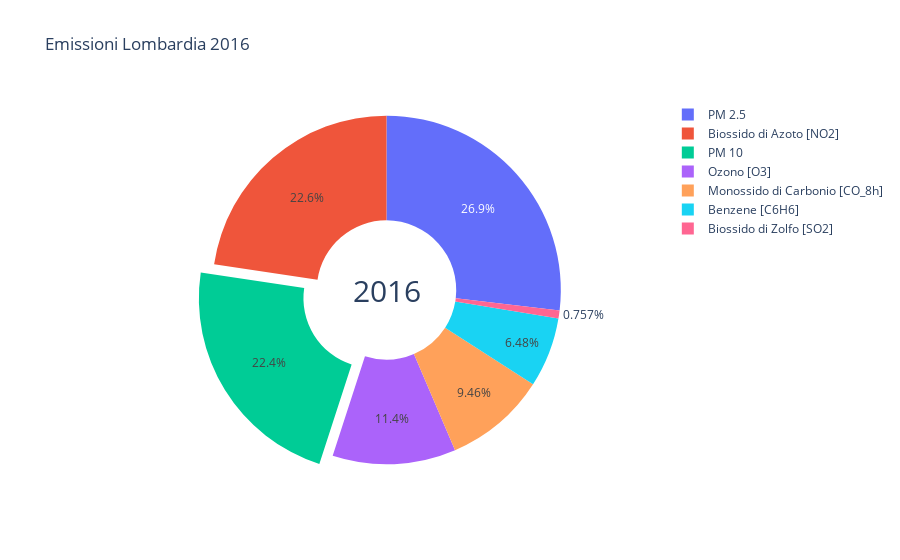
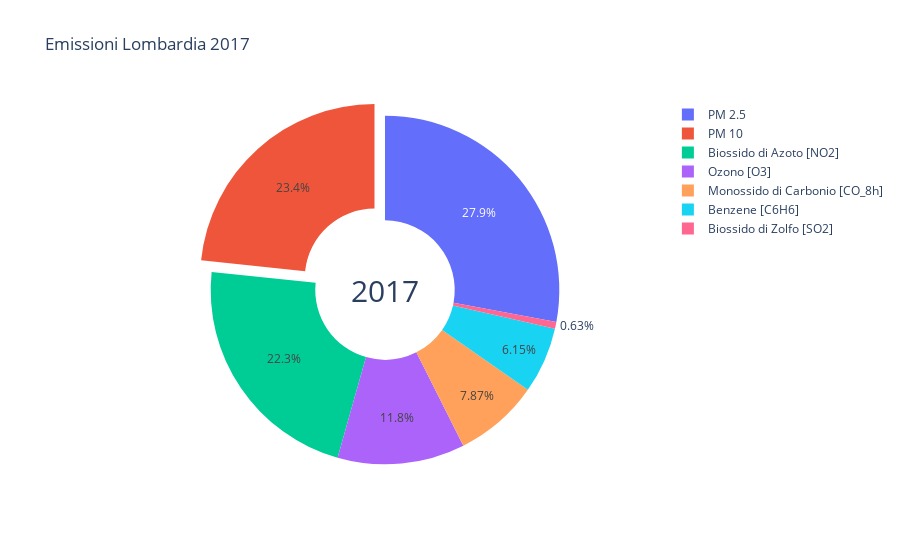
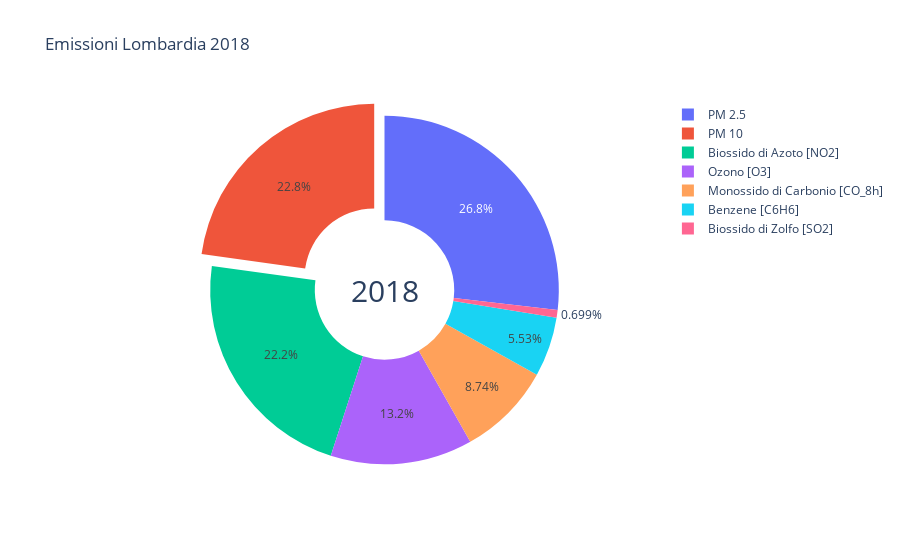

Notebook code cell kept with these figures, in order:
### Code cell
#VECCHIO CODICE DONUT


import plotly.graph_objects as go
from matplotlib import pyplot as plt
import matplotlib
import numpy as np
import pandas as pd


def pie_chart_anno(anno):
    benzene = pd.read_csv(f"../csv/lombardia/scatter/{str(anno)}/mean_{str(anno)}_Benzene_Precipitazione.csv", encoding='utf-8', sep=',')
    biossido_azoto = pd.read_csv(f"../csv/lombardia/scatter/{str(anno)}/mean_{str(anno)}_Biossido di Azoto_Precipitazione.csv", encoding='utf-8', sep=',')
    biossido_zolfo = pd.read_csv(f"../csv/lombardia/scatter/{str(anno)}/mean_{str(anno)}_Biossido di Zolfo_Precipitazione.csv", encoding='utf-8', sep=',')
    monossido_carbonio = pd.read_csv(f"../csv/lombardia/scatter/{str(anno)}/mean_{str(anno)}_Biossido di Zolfo_Precipitazione.csv", encoding='utf-8', sep=',')
    ozono = pd.read_csv(f"../csv/lombardia/scatter/{str(anno)}/mean_{str(anno)}_Ozono_Precipitazione.csv", encoding='utf-8', sep=',')
    Pm25 = pd.read_csv(f"../csv/lombardia/scatter/{str(anno)}/mean_{str(anno)}_Particelle sospese PM2.5_Precipitazione.csv", encoding='utf-8', sep=',')
    Pm10 = pd.read_csv(f"../csv/lombardia/scatter/{str(anno)}/mean_{str(anno)}_PM10_Precipitazione.csv", encoding='utf-8', sep=',')
    
    #Media
    lista_inquinanti=[benzene, biossido_azoto, biossido_zolfo, monossido_carbonio, ozono, Pm25, Pm10]
    media_inquinanti=[]
    valori_limite=[5,40,125,10,120,25,40]
    contatore=0
    for inq in lista_inquinanti:
        media_inquinanti.append((inq['Valore inquinante'].mean()/valori_limite[contatore])*100)
        contatore+=1
    labels = ['Benzene [C6H6]','Biossido di Azoto [NO2]','Biossido di Zolfo [SO2]','Monossido di Carbonio [CO_8h]', 'Ozono [O3]', 'PM 2.5', 'PM 10']

    # Use `hole` to create a donut-like pie chart
    fig = go.Figure(data=[go.Pie(labels=labels, values=media_inquinanti, hole=.4)])
            #pull=[0, 0, 0, 0, 0, 0, 0.09] argument for exploding 

    fig.update_layout(
        title_text=f"Emissioni Lombardia {str(anno)}",
        annotations=[dict(text=f'{str(anno)}', x=0.50, y=0.5, font_size=30, showarrow=False)])
    fig.show()  
        
pie_chart_anno(2016)        
pie_chart_anno(2017)
pie_chart_anno(2018)

### Figure 1 — Plotly figure (JSON) as saved in the notebook; plotly's stock layout.template omitted (floating-point values rounded to 4 significant figures)
{"data": [{"hole": 0.4, "labels": ["Benzene [C6H6]", "Biossido di Azoto [NO2]", "Biossido di Zolfo [SO2]", "Monossido di Carbonio [CO_8h]", "Ozono [O3]", "PM 2.5", "PM 10"], "pull": [0, 0, 0, 0, 0, 0, 0.09], "type": "pie", "values": [21.88, 76.44, 2.555, 31.93, 38.59, 90.7, 75.49]}], "layout": {"annotations": [{"font": {"size": 30}, "showarrow": false, "text": "2016", "x": 0.5, "y": 0.5}], "title": {"text": "Emissioni Lombardia 2016"}}}

### Figure 2 — Plotly figure (JSON) as saved in the notebook; plotly's stock layout.template omitted (floating-point values rounded to 4 significant figures)
{"data": [{"hole": 0.4, "labels": ["Benzene [C6H6]", "Biossido di Azoto [NO2]", "Biossido di Zolfo [SO2]", "Monossido di Carbonio [CO_8h]", "Ozono [O3]", "PM 2.5", "PM 10"], "pull": [0, 0, 0, 0, 0, 0, 0.09], "type": "pie", "values": [22.45, 81.25, 2.298, 28.73, 43.09, 101.9, 85.25]}], "layout": {"annotations": [{"font": {"size": 30}, "showarrow": false, "text": "2017", "x": 0.5, "y": 0.5}], "title": {"text": "Emissioni Lombardia 2017"}}}

### Figure 3 — Plotly figure (JSON) as saved in the notebook; plotly's stock layout.template omitted (floating-point values rounded to 4 significant figures)
{"data": [{"hole": 0.4, "labels": ["Benzene [C6H6]", "Biossido di Azoto [NO2]", "Biossido di Zolfo [SO2]", "Monossido di Carbonio [CO_8h]", "Ozono [O3]", "PM 2.5", "PM 10"], "pull": [0, 0, 0, 0, 0, 0, 0.09], "type": "pie", "values": [17.76, 71.37, 2.246, 28.07, 42.3, 86.19, 73.19]}], "layout": {"annotations": [{"font": {"size": 30}, "showarrow": false, "text": "2018", "x": 0.5, "y": 0.5}], "title": {"text": "Emissioni Lombardia 2018"}}}
